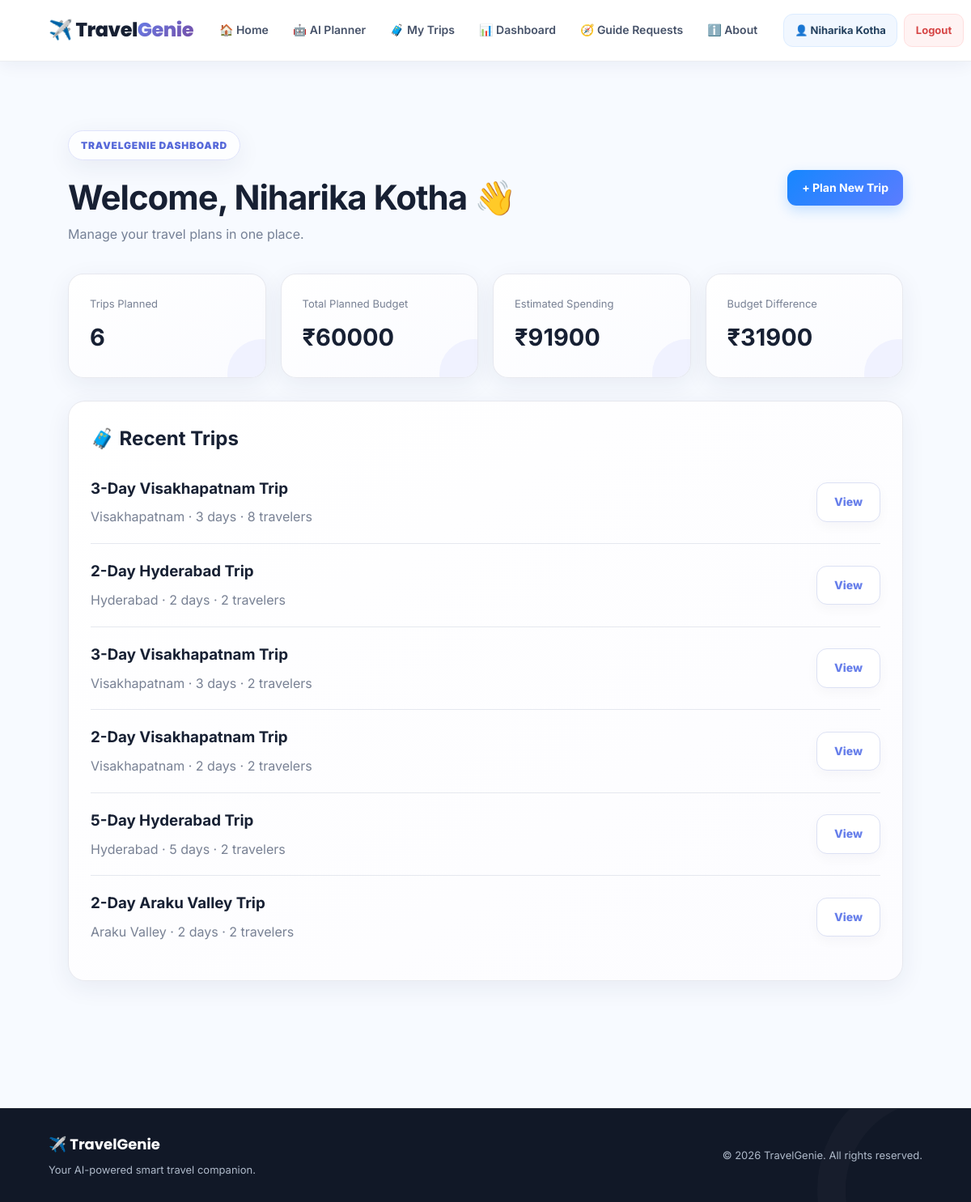
The page /dashboard (signed in) on the database its author committed.
### app.py (models this page shows, shortened)
class User(db.Model):
    id = db.Column(
        db.Integer,
        primary_key=True
    )
    full_name = db.Column(
        db.String(120),
        nullable=False
    )
    username = db.Column(
        db.String(80),
        unique=True,
        nullable=False
    )
    email = db.Column(
        db.String(120),
        unique=True,
        nullable=False
    )
    mobile = db.Column(
        db.String(20),
        nullable=True
    )
    password_hash = db.Column(
        db.String(255),
        nullable=False
    )
    created_at = db.Column(
        db.DateTime,
        default=datetime.utcnow
    )
    trips = db.relationship(
        "Trip",
        backref="user",
        lazy=True,
        cascade="all, delete-orphan"
    )

class Trip(db.Model):
    id = db.Column(
        db.Integer,
        primary_key=True
    )
    user_id = db.Column(
        db.Integer,
        db.ForeignKey("user.id"),
        nullable=False
    )
    title = db.Column(
        db.String(150),
        nullable=False
    )
    destination = db.Column(
        db.String(120),
        nullable=False
    )
    start_location = db.Column(
        db.String(120),
        nullable=True
    )
    days = db.Column(
        db.Integer,
        nullable=False
    )
    travelers = db.Column(
        db.Integer,
        nullable=False
    )
    budget = db.Column(
        db.Float,
        nullable=False
    )
    estimated_cost = db.Column(
        db.Float,
        nullable=False
    )
    itinerary_json = db.Column(
        db.Text,
        nullable=False
    )
    created_at = db.Column(
        db.DateTime,
        default=datetime.utcnow
    )

### app.py (the view)
@app.route("/dashboard")
def dashboard():
    if not login_required():
        return redirect(
            url_for("login")
        )
    user = current_user()
    trips = Trip.query.filter_by(
        user_id=user.id
    ).order_by(
        Trip.created_at.desc()
    ).all()
    total_trips = len(
        trips
    )
    total_budget = sum(
        trip.budget
        for trip in trips
    )
    total_estimated = sum(
        trip.estimated_cost
        for trip in trips
    )
    money_difference = max(
        total_estimated
        - total_budget,
        0
    )
    return render_template(
        "dashboard.html",
        user=user,
        trips=trips,
        total_trips=total_trips,
        total_budget=total_budget,
        total_estimated=total_estimated,
        money_difference=money_difference
    )

### app.py (called while the page is built)
def current_user():
    username = session.get(
        "username"
    )
    if not username:
        return None
    return User.query.filter_by(
        username=username
    ).first()

def login_required():
    return "username" in session

### templates/dashboard.html (shortened to what this page needs)
{% extends "base.html" %}
{% block content %}
<section class="dashboard">
    <div class="dashboard-header">
        <div>
            <span class="badge">
                TRAVELGENIE DASHBOARD
            </span>
            <h1>
                Welcome, {{ user.full_name }} 👋
            </h1>
            <p>
                Manage your travel plans in one place.
            </p>
        </div>
        <a
            href="{{ url_for('planner') }}"
            class="primary-btn"
        >
            + Plan New Trip
        </a>
    </div>
    <div class="dashboard-stats">
        <div class="stat-card">
            <span>
                Trips Planned
            </span>
            <strong>
                {{ total_trips }}
            </strong>
        </div>
        <div class="stat-card">
            <span>
                Total Planned Budget
            </span>
            <strong>
                ₹{{ "%.0f"|format(total_budget) }}
            </strong>
        </div>
        <div class="stat-card">
            <span>
                Estimated Spending
            </span>
            <strong>
                ₹{{ "%.0f"|format(total_estimated) }}
            </strong>
        </div>
        <div class="stat-card">
            <span>
                Budget Difference
            </span>
            <strong>
                ₹{{ "%.0f"|format(money_difference) }}
            </strong>
        </div>
    </div>
    <div class="section-card">
        <h2>
            🧳 Recent Trips
        </h2>
        {% if trips %}
        <div class="trip-list">
            {% for trip in trips %}
            <div class="trip-list-item">
                <div>
                    <h3>
                        {{ trip.title }}
                    </h3>
                    <p>
                        {{ trip.destination }}
                        ·
                        {{ trip.days }} days
                        ·
                        {{ trip.travelers }} travelers
                    </p>
                </div>
                <a
                    href="{{ url_for(
                        'view_trip',
                        trip_id=trip.id
                    ) }}"
                    class="secondary-btn"
                >
                    View
                </a>
            </div>
            {% endfor %}
        </div>
        {% endif %}
    </div>
</section>
{% endblock %}

### templates/base.html (shortened to what this page needs)
<!DOCTYPE html>
<html lang="en">
<head>
    <link
        rel="stylesheet"
        href="https://unpkg.com/leaflet@1.9.4/dist/leaflet.css"
    >
    <link
        rel="stylesheet"
        href="{{ url_for('static', filename='css/style.css') }}"
    >
</head>
<body>
<nav class="navbar">
    <a
        href="{{ url_for('home') }}"
        class="logo"
        aria-label="TravelGenie Home"
    >
        ✈️ Travel<span>Genie</span>
    </a>
    <div class="nav-links">
        <a href="{{ url_for('home') }}">
            🏠 Home
        </a>
        <a href="{{ url_for('planner') }}">
            🤖 AI Planner
        </a>
        {% if user %}
        <a href="{{ url_for('trips') }}">
            🧳 My Trips
        </a>
        <a href="{{ url_for('dashboard') }}">
            📊 Dashboard
        </a>
        <a href="{{ url_for('guide_requests') }}">
            🧭 Guide Requests
        </a>
        {% endif %}
        <a href="{{ url_for('about') }}">
            ℹ️ About
        </a>
    </div>
    <div class="nav-user">
        {% if user %}
        <a
            href="{{ url_for('profile') }}"
            class="profile-pill"
            title="Open Profile"
        >
            👤 {{ user.full_name }}
        </a>
        <a
            href="{{ url_for('logout') }}"
            class="logout-btn"
        >
            Logout
        </a>
        {% endif %}
    </div>
</nav>
<main>
    {% block content %}
    {% endblock %}
</main>
<footer>
    <div>
        <strong>
            ✈️ TravelGenie
        </strong>
        <p>
            Your AI-powered smart travel companion.
        </p>
    </div>
    <div>
<div>
    <p>
        © 2026 TravelGenie. All rights reserved.
    </p>
</div>
    </div>
</footer>
</body>
</html>

### templates/base.html (style rules this page uses)
* { box-sizing: border-box; }
html { scroll-behavior: smooth; }
body { margin: 0; padding: 0; font-family: "Inter", sans-serif; background: #f7faff; color: #172033; min-height: 100vh; }
.navbar { position: sticky; top: 0; z-index: 10000; width: 100%; display: flex; align-items: center; justify-content: space-between; gap: 20px; padding: 14px 5%; background: rgba(255, 255, 255, 0.96); border-bottom: 1px solid rgba(20, 40, 80, 0.08); box-shadow: 0 4px 20px rgba(20, 40, 80, 0.06); backdrop-filter: blur(12px); transition: all 0.3s ease; }
.logo { flex-shrink: 0; text-decoration: none; font-family: "Poppins", sans-serif; font-size: 24px; font-weight: 800; letter-spacing: -0.5px; color: #172033; transition: transform 0.25s ease, opacity 0.25s ease; }
.logo span { color: #1687ff; }
.nav-links { display: flex; align-items: center; justify-content: center; gap: 6px; flex: 1; }
.nav-links a { position: relative; display: inline-flex; align-items: center; justify-content: center; padding: 9px 12px; border-radius: 10px; color: #465269; text-decoration: none; font-size: 14px; font-weight: 600; white-space: nowrap; transition: color 0.25s ease, background 0.25s ease, transform 0.25s ease; }
.nav-user { display: flex; align-items: center; gap: 8px; flex-shrink: 0; }
.profile-pill { display: inline-flex; align-items: center; max-width: 190px; padding: 9px 13px; border-radius: 12px; background: #f1f7ff; border: 1px solid #dcecff; color: #24415f; text-decoration: none; font-size: 13px; font-weight: 700; white-space: nowrap; overflow: hidden; text-overflow: ellipsis; transition: all 0.25s ease; }
.logout-btn { display: inline-flex; align-items: center; justify-content: center; padding: 9px 14px; border-radius: 10px; background: #fff3f3; color: #d64545; border: 1px solid #ffdede; text-decoration: none; font-size: 13px; font-weight: 700; transition: all 0.25s ease; }
.primary-btn { display: inline-flex; align-items: center; justify-content: center; padding: 11px 18px; border-radius: 11px; background: linear-gradient( 135deg, #1687ff, #5b7cff ); color: white !important; text-decoration: none; font-weight: 700; border: none; box-shadow: 0 6px 16px rgba(22, 135, 255, 0.22); transition: transform 0.25s ease, box-shadow 0.25s ease; }
main { min-height: calc(100vh - 150px); animation: pageFadeIn 0.45s ease; }
footer { margin-top: 50px; padding: 30px 5%; display: flex; align-items: center; justify-content: space-between; gap: 20px; background: #111827; color: #dce4ef; border-top: 1px solid rgba(255,255,255,0.06); }
footer strong { display: block; margin-bottom: 6px; font-family: "Poppins", sans-serif; font-size: 18px; color: white; }
footer p { margin: 0; color: #aeb9c9; font-size: 13px; line-height: 1.6; }

### rows shown on the page
User: full_name "Niharika Kotha"
Trip: title "3-Day Visakhapatnam Trip", destination "Visakhapatnam", days "3", travelers "8"
Trip: title "2-Day Hyderabad Trip", destination "Hyderabad", days "2", travelers "2"
Trip: title "3-Day Visakhapatnam Trip", destination "Visakhapatnam", days "3", travelers "2"
Trip: title "2-Day Visakhapatnam Trip", destination "Visakhapatnam", days "2", travelers "2"
Trip: title "5-Day Hyderabad Trip", destination "Hyderabad", days "5", travelers "2"
Trip: title "2-Day Araku Valley Trip", destination "Araku Valley", days "2", travelers "2"

### other values the page prints
{{ total_trips }} "6"
{{ "%.0f"|format(total_budget) }} "60000"
{{ "%.0f"|format(total_estimated) }} "91900"
{{ "%.0f"|format(money_difference) }} "31900"
